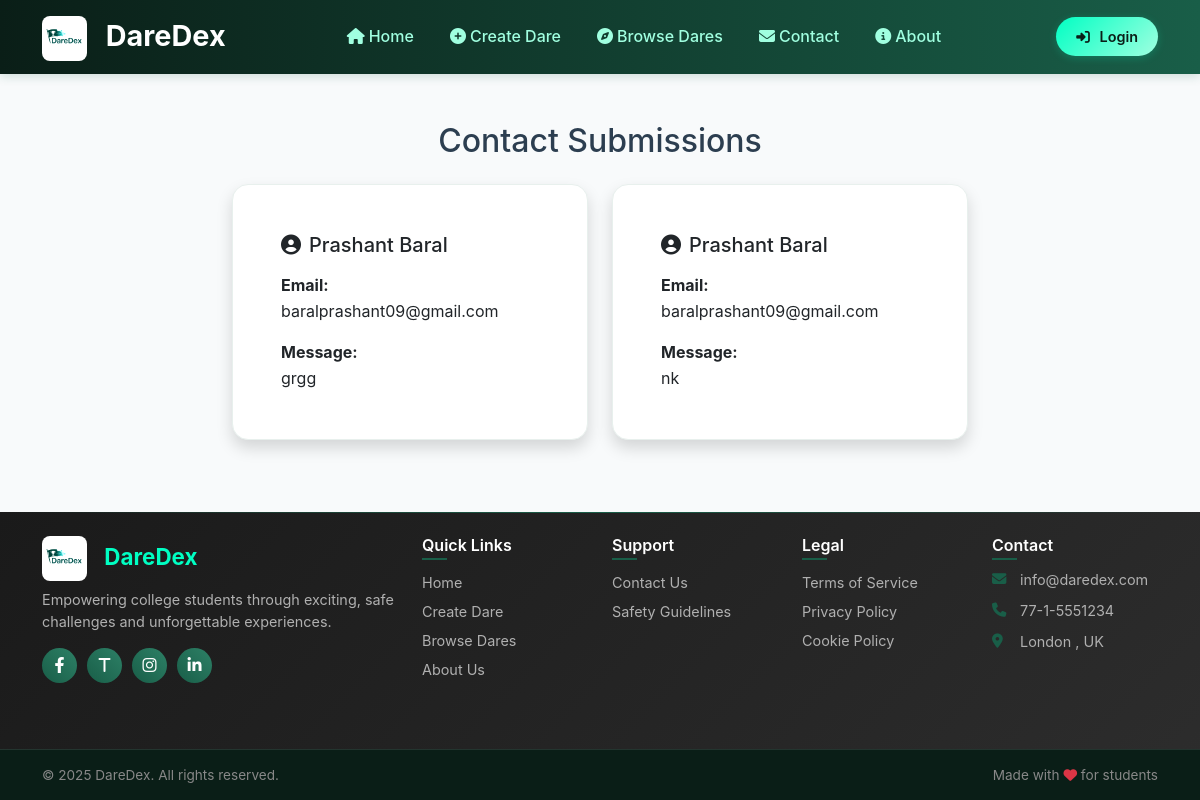
The app's page /display/ with its own data.
### home/models.py (models this page shows, shortened)
class Contact(models.Model):
    name = models.CharField(max_length=100)
    email = models.EmailField()
    message = models.TextField()

### home/views.py (the view)
# urls.py: path('display/',views.display,name='display'),
def display(request):
    contacts = Contact.objects.all()
    paramters ={
        'contacts' : contacts,
    }
    return render(request,"display.html",paramters)

### templates/display.html
{% extends 'base.html' %}
{% block body %}
<div class="container py-5">
    <h2 class="mb-4 text-center">Contact Submissions</h2>
    <div class="row justify-content-center">
        {% for contact in contacts %}
        <div class="col-md-6 col-lg-4 mb-4">
            <div class="card shadow feature-card">
                <div class="card-body">
                    <h5 class="card-title mb-3"><i class="fas fa-user-circle me-2"></i>{{ contact.name }}</h5>
                    <p class="card-text"><strong>Email:</strong> {{ contact.email }}</p>
                    <p class="card-text"><strong>Message:</strong><br>{{ contact.message }}</p>
                </div>
            </div>
        </div>
        {% empty %}
        <div class="col-12 text-center">
            <p class="text-muted">No contacts found.</p>
        </div>
        {% endfor %}
    </div>
</div>
{% endblock %}

### templates/base.html (style rules this page uses)
:root { --primary-dark: #0a1e17; --primary-main: #195e48; --primary-light: #2d8066; --primary-lighter: #4a9d83; --accent-green: #00ffc3; --accent-soft: #a0ffe0; --neutral-dark: #1a1a1a; --neutral-medium: #2d2d2d; --neutral-light: #fafbfc; --neutral-white: #ffffff; --body-bg: #f8fafb; --card-bg: #ffffff; --section-bg: #f4f7f5; --text-primary: #2c3e50; --text-secondary: #6c7b7f; --text-muted: #8a9ba8; --text-light: #ffffff; --border-light: #e8f0ed; --shadow-light: rgba(25, 94, 72, 0.06); --shadow-medium: rgba(25, 94, 72, 0.12); }
body { background-color: var(--body-bg); color: var(--text-primary); font-family: 'Inter', 'Segoe UI', -apple-system, BlinkMacSystemFont, sans-serif; line-height: 1.6; font-weight: 400; }
.feature-card { transition: all 0.4s cubic-bezier(0.4, 0, 0.2, 1); border: 1px solid var(--border-light); height: 100%; position: relative; z-index: 2; background: var(--card-bg); border-radius: 16px; box-shadow: 0 2px 8px var(--shadow-light); padding: 2rem; }

### records on screen
Contact: name "Prashant Baral", email "baralprashant09@gmail.com", message "grgg"
Contact: name "Prashant Baral", email "baralprashant09@gmail.com", message "nk"
